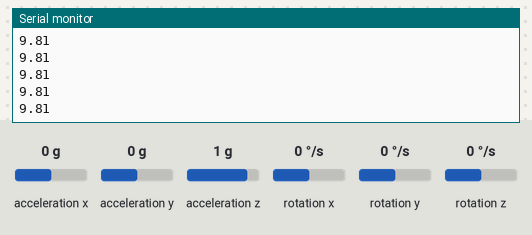
Recording of a sketch running on a simulated Arduino Uno, built with avr-gcc and run on an emulated ATmega328P. Parts: the last lines printed to the serial monitor. The inputs (shaded band) are chosen by the test bench; at power-on: acceleration z 1 g, acceleration x 0 g, acceleration y 0 g, rotation x 0 °/s, rotation y 0 °/s, rotation z 0 °/s.

Above: at 1.2 s.
1.3 s: acceleration z set to -1.4 g
At 1.44 s:
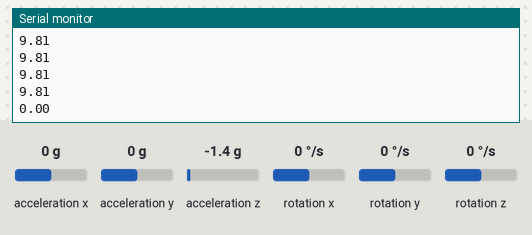
2.8 s: acceleration z set to 0.8 g
At 2.87 s:
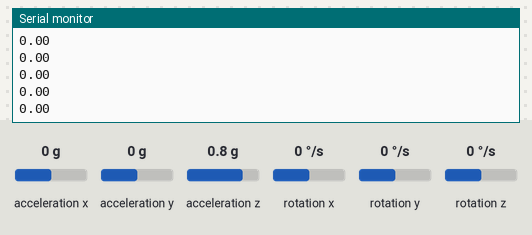
Timing chart, 0 to 5.8 s (numbered marks = the images above; inputs shaded):
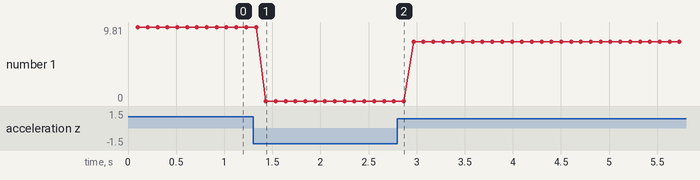

The sketch:

potencia_pelotazo_r32_v2.ino
```cpp
#include "I2Cdev.h"
#include "MPU6050.h"
#include "Wire.h"

MPU6050 sensor;

int16_t ax, ay, az;
float acc;

void setup() {
  Serial.begin(57600);  //Iniciando puerto serial
  Wire.begin();         //Iniciando I2C
  sensor.initialize();  //Iniciando el sensor

  if (sensor.testConnection()) Serial.println("Sensor iniciado correctamente");
  else Serial.println("Error al iniciar el sensor");
}

void loop() {
  // Leer las aceleraciones y velocidades angulares
  lectura(&acc);
  Serial.println(acc);
}

void lectura(float* value) {
  sensor.getAcceleration(&ax, &ay, &az);
  *value = az * (9.81 / 16384.0);
  if (*value < 0) {
    *value = 0;
  }
  delay(100);
}
```

Measured:
- after the input at 1.3 s, the serial monitor: prints a new line after 0.13 s (image 1)
- plotted number 1: 9.81 → 0 after the input at 1.3 s, 0 → 7.85 after the input at 2.8 s
